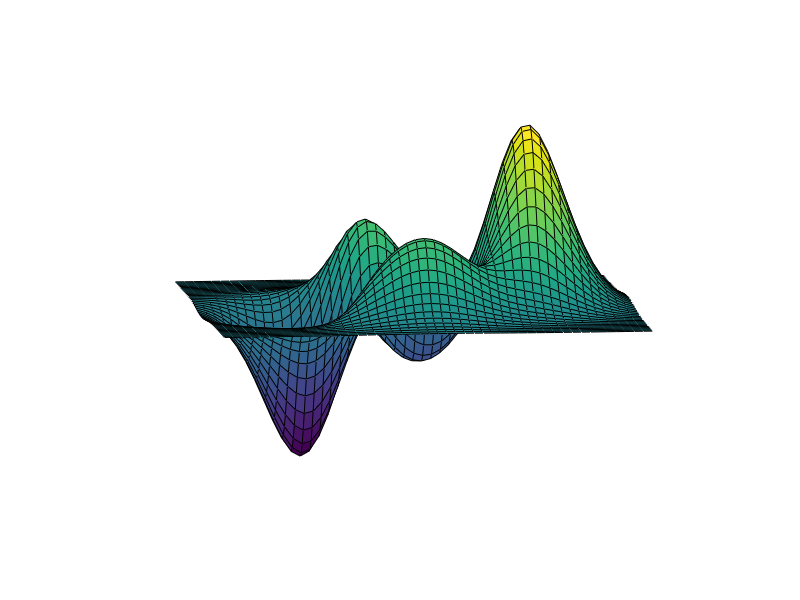

MATLAB code for this plot:
%% Move Camera Position
% Move the camera along the _x_-axis in a series of steps.

surf(peaks)
axis vis3d off
for x = -200:5:200
    campos([x,5,10])
    drawnow
end

%% 
% Copyright 2012 The MathWorks, Inc.